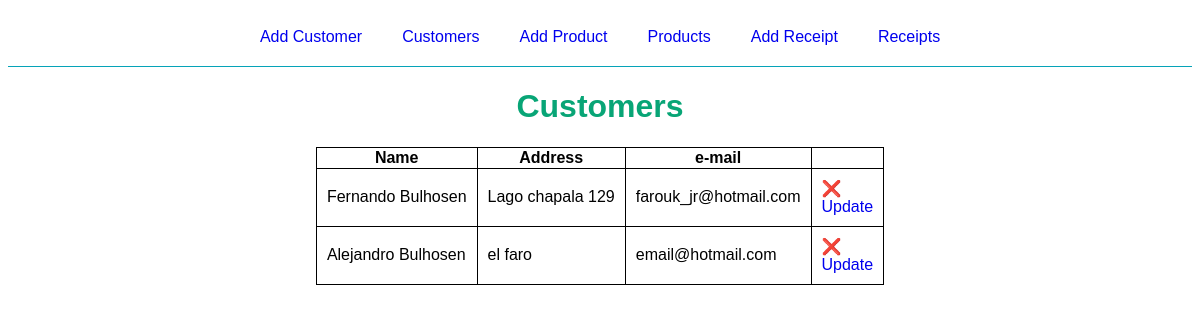
The app's page /customer/customers with its own data.
### flaskr/models/customer/__init__.py (models this page shows, shortened)
class Customer(db.Model, MyModel):
    id = Column(Integer, primary_key=True)
    name = Column(String(100), unique=True, nullable=False)
    address = Column(String(150), unique=True, nullable=False)
    email = Column(String(50), unique=True, nullable=False)
    receipts = db.relationship(
        'Receipt',
        backref='author',
        lazy=True,
        cascade="all, delete-orphan"
    )
    def get_all():
        return Customer.query.all()

### flaskr/views/customer.py (the view)
@bp.route('/customers')
def customers():
    customers = Customer.get_all()
    return render_template(
        "customer/customers.html",
        customers=customers,
        heads=customer_heads
    )

### flaskr/templates/customer/customers.html (shortened to what this page needs)
{% extends 'base.html' %}
{% block content %}
<div class="title-container">
    <h1 class="title">Customers</h1>
</div>
<table class="customers">
    <tr>
        <th>Name</th>
        <th>Address</th>
        <th>e-mail</th>
      </tr>
    {% for customer in customers %}
    <tr>
        {% for head in heads %}
        <td>
            {{ customer[head] }}
        </td>
        {% endfor %}
        <td>
            <a href="{{ url_for('customer.delete', customer_id=customer.id) }}">❌</a>
            <br>
            <a href="{{ url_for('customer.update', customer_id=customer.id) }}">Update</a>
        </td>
    </tr>
    {% endfor %}
</table>
{% endblock %}

### flaskr/static/style.css (style rules this page uses)
* { font-family: Verdana, Geneva, Tahoma, sans-serif; }
.title { font-family: Verdana, Geneva, Tahoma, sans-serif; color: rgb(8, 165, 118) }
.title-container, .add, .update { display: flex; justify-content: center; flex-direction: column; align-items: center; }
.customers, .products { display: grid; justify-content: center; border-collapse: collapse; }
td { border: 1px solid black; border-collapse: collapse; padding: 10px; }
a { text-decoration: none; }
.products-receipt, td, th , tr { border: 1px solid black; border-collapse: collapse; }

### records on screen
Customer: name "Fernando Bulhosen" "Lago chapala 129" "farouk_jr@hotmail.com"
Customer: name "Alejandro Bulhosen" "el faro" "email@hotmail.com"
